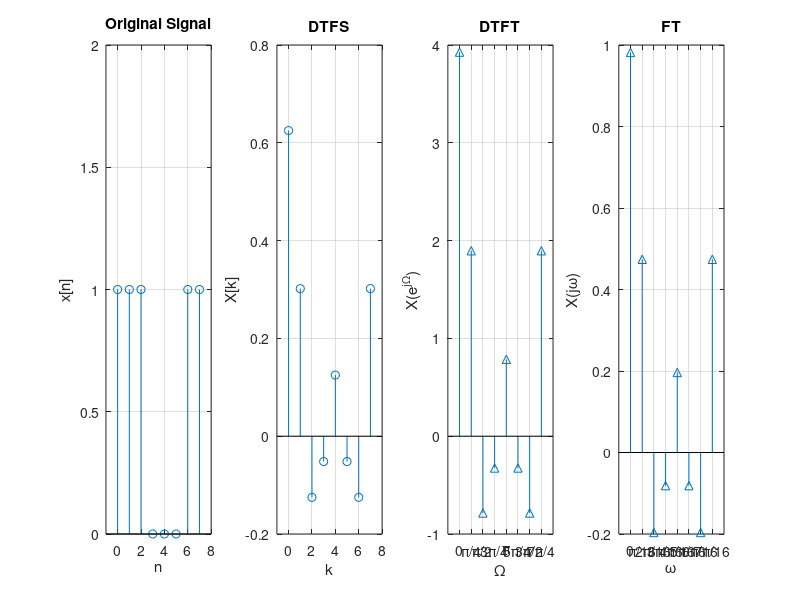

Write the MATLAB code that produced this figure.
clc;
clear;

% build given original signal
n = (0:1:7);                  %discrete time
N = 8;                          %Period
x = [1,1,1,0,0,0,1,1];

%DTFS
X_DTFS = fft(x) / N;

%DTFT
X_DTFT = X_DTFS * 2 * pi;

%FT
Ts = 4;
X_CTFT = X_DTFT / Ts;

%Original signal
subplot(1,4,1);
stem(n,x);
xlabel('n');
ylabel('x[n]');
xlim([-1,8]);
ylim([0,2]);
grid on;
title('Original Signal');

% DTFS
subplot(1,4,2);
stem(n,X_DTFS);
xlabel('k');
ylabel('X[k]');
xlim([-1,8]);
grid on;
title('DTFS');

%DTFT
subplot(1,4,3)
stem(n,X_DTFT,Marker='^');
xlabel('\Omega');
ylabel('X(e^{j\Omega})');
xlim([-1,8]);
xticks([0 1 2 3 4 5 6 7]);
xticklabels({'0','\pi/4','\pi/2','3\pi/4','\pi','5\pi/4','3\pi/2','7\pi/4'});
grid on;
title('DTFT');

%FT
subplot(1,4,4)
stem(n,X_CTFT,Marker='^');
xlabel('\omega');
ylabel('X(j\omega)');
xlim([-1,8]);
xticks([0 1 2 3 4 5 6 7]);
xticklabels({'0','\pi/16','2\pi/16','3\pi/16','4\pi/16','5\pi/16','6\pi/16','7\pi/16'});
grid on;
title('FT');
